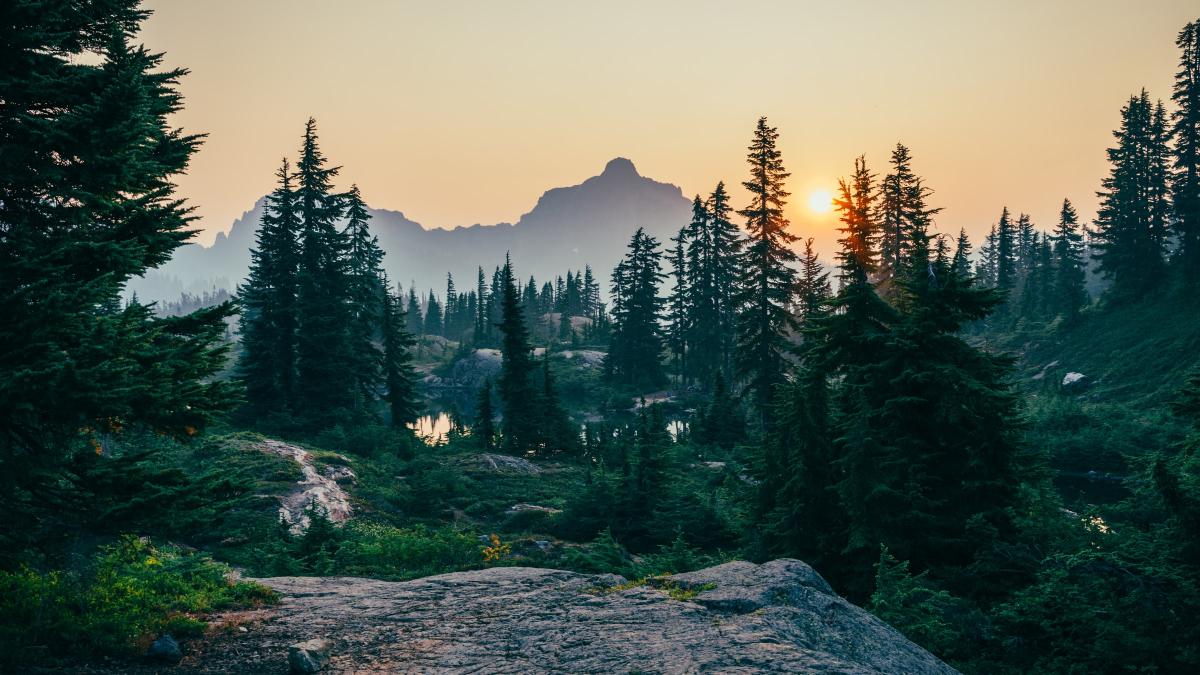
#> input picture database/image/images/copertina-1.jpg, 2400 x 1350 px, given in place of resized_landscape_2.jpg, which was not available (shown at 1/2 size)
$ python crop.py
#> lines starting #> are read from the running program, lines starting #| are printed output that depends on the picture; after the words box and inside, x2 and y2 are one past the last pixel; in counts of white or black regions, pixels touching at a corner belong together; pictures that were not available may be replaced by others from this repository, and a replacement may not be noted
import cv2
import os
import numpy as np
from skimage.metrics import structural_similarity as ssim


''''
Crops and patches an input image into edge maps

# Cropping is done so we always have the same number and size of patches

# Grayscaling images simplifies the processing because edges in an image
  are characterized by a change in intensity, color is relevant

# Canny edge detection is used to convert greyscaled images into edge maps

'''
# crops and patches an input image into edge maps, which will be used as our
# "elements" aka known data (labels)

# Global variables
top_left_corner = (0, 0)  # Initial top left corner of the crop grid
dragging = False  # A flag to indicate whether the grid is being dragged

crop_coordinates_dict = {}

def click_and_drag(event, x, y, flags, param):
    global top_left_corner, dragging, crop_size, patch_size, image, clone

    # When the left mouse button is pressed, record the starting (x, y) coordinates
    if event == cv2.EVENT_LBUTTONDOWN:
        dragging = True
        top_left_corner = (x, y)

    # When the left mouse button is released, stop dragging
    elif event == cv2.EVENT_LBUTTONUP:
        dragging = False

    # If the mouse is moving and a button is being pressed, draw the grid
    elif event == cv2.EVENT_MOUSEMOVE and dragging:
        # Update the image with the grid
        image = clone.copy()
        draw_grid(image, (x, y), crop_size, patch_size)

def draw_grid(img, top_left, crop_sz, patch_sz):
    start_x, start_y = top_left
    end_x = start_x + crop_sz[0]
    end_y = start_y + crop_sz[1]

    # Draw outer crop area
    cv2.rectangle(img, (start_x, start_y), (end_x, end_y), (255, 255, 255), 2)
    # Draw inner patch rectangles
    for y in range(start_y, end_y, patch_sz[1]):
        for x in range(start_x, end_x, patch_sz[0]):
            cv2.rectangle(img, (x, y), (x + patch_sz[0], y + patch_sz[1]), (255, 255, 255), 1)


def save_crop_coordinates(top_left, crop_sz):
    global crop_coordinates_dict
    crop_coordinates_dict["top_left"] = top_left
    crop_coordinates_dict["crop_size"] = crop_sz

def load_crop_coordinates():
    """Load the crop coordinates from the dictionary."""
    global crop_coordinates_dict
    top_left = crop_coordinates_dict.get("top_left", (0, 0))
    crop_sz = crop_coordinates_dict.get("crop_size", (0, 0))
    return top_left, crop_sz

def visualize_crops_and_patches(image_path, crop_size):
#> called with image_path = 'resized_images/resized_landscape_2.jpg', crop_size = (1500, 900)
    global image, clone, top_left_corner

    # Load the image and clone it
    image = cv2.imread(image_path)
#> image is the input picture: shape (1350, 2400, 3); mean B, G, R 82.3, 92.7, 79
    clone = image.copy()
    cv2.namedWindow("image")
    cv2.setMouseCallback("image", click_and_drag)

    # Keep looping until the 'q' key is pressed
    while True:
        # Display the image and wait for a keypress
        cv2.imshow("image", image)
        key = cv2.waitKey(1) & 0xFF
#> (key q is pressed here)

        # If the 'q' key is pressed, break from the loop
        if key == ord("q"):
            break
        # If the 'c' key is pressed, save the location of the crop
        if key == ord("c"):
            save_crop_coordinates(top_left_corner, crop_size)
            print(f"Crop coordinates saved: {top_left_corner}")

    # Close all open windows
    cv2.destroyAllWindows()
    return top_left_corner, crop_size


def crop_and_patch_and_map_edges(image_path, output_directory, crop_size, patch_size, low_threshold, high_threshold):
#> called with image_path = 'resized_images/resized_landscape_2.jpg', output_directory = 'output_directory', crop_size = (1500, 900), patch_size = (300, 300), low_threshold = 50, high_threshold = 150
    if not image_path.endswith(".jpg"):
        print(f"The file {image_path} is not a JPG image.")
        return

    image = cv2.imread(image_path)
    if image is None:
        print(f"Error: Failed to load image '{image_path}'.")
        return

    x, y = top_left_corner
    cropped_image = image[y:y + crop_size[1], x:x + crop_size[0]]
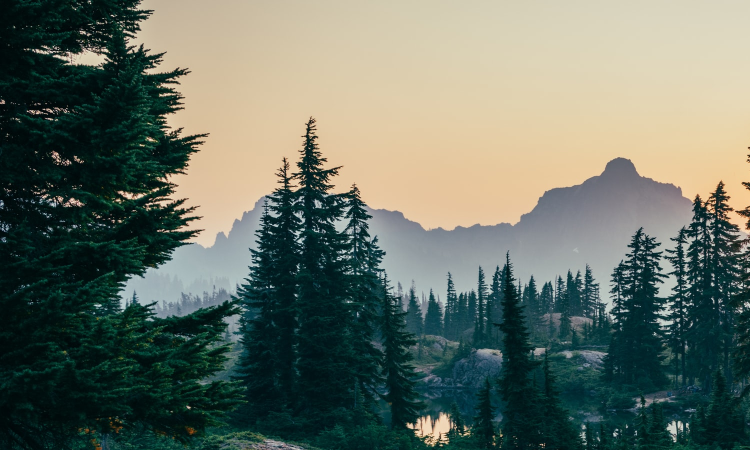
#> cropped_image: shape (900, 1500, 3) (shown at 1/2 size); mean B, G, R 100.4, 112, 102
    image_name = os.path.splitext(os.path.basename(image_path))[0]
    edge_folder = os.path.join(output_directory, f"{image_name}_edges")

    if not os.path.exists(edge_folder):
        os.makedirs(edge_folder)

    patch_counter = 1

    for y in range(0, crop_size[1], patch_size[1]):
        for x in range(0, crop_size[0], patch_size[0]):
            patch = cropped_image[y:y + patch_size[1], x:x + patch_size[0]]
            gray_patch = cv2.cvtColor(patch, cv2.COLOR_BGR2GRAY)
            edges = cv2.Canny(gray_patch, low_threshold, high_threshold)
            edge_filename = os.path.join(edge_folder, f'{image_name}_{patch_counter}.jpg')
            cv2.imwrite(edge_filename, edges)
            patch_counter += 1
#> this loop made 3 passes
#> pass 1, in crop_and_patch_and_map_edges, `cv2.imwrite(edge_filename, edges)`:
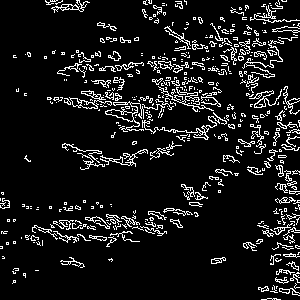
#> saved as resized_landscape_2_1.jpg: shape (300, 300); 9.6% white in thin lines or dots
#> pass 1, in crop_and_patch_and_map_edges, `cv2.imwrite(edge_filename, edges)`:
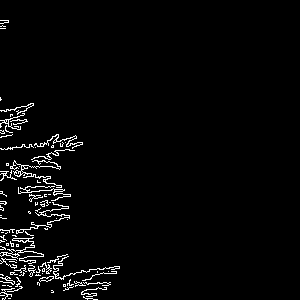
#> saved as resized_landscape_2_2.jpg: shape (300, 300); 2.8% white in thin lines or dots, all inside (x1, y1, x2, y2) = (0, 20, 120, 300)
#> pass 1, in crop_and_patch_and_map_edges, `cv2.imwrite(edge_filename, edges)`:
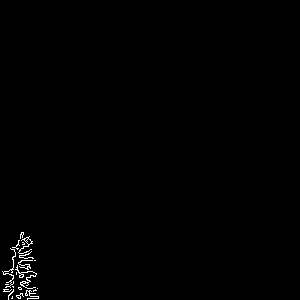
#> saved as resized_landscape_2_3.jpg: shape (300, 300); 0.56% white in thin lines or dots, all inside (x1, y1, x2, y2) = (2, 232, 39, 300)
#> after the loop:
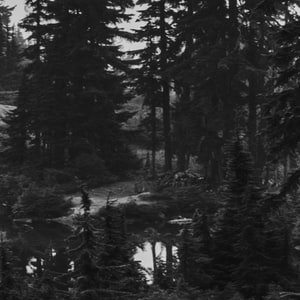
#> gray_patch: shape (300, 300); min 10, max 242, mean 42.5
#> after the loop:
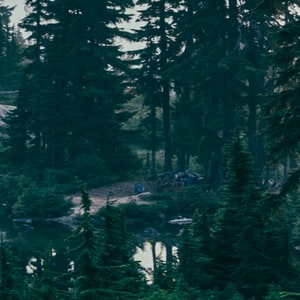
#> patch: shape (300, 300, 3); mean B, G, R 56, 53.5, 16
#> after the loop, patch_counter = 16


# Example usage:
image_path = 'resized_images/resized_landscape_2.jpg'
output_directory = 'output_directory'
crop_size = (1500, 900)  # Ensuring the crop size is a multiple of patch size (150x150)
patch_size = (300, 300)

low_threshold = 50  # Canny edge detection low threshold
high_threshold = 150

# Run the visualization to get the crop area
crop_coordinates, crop_size = visualize_crops_and_patches(image_path, crop_size)
# Now we read the saved crop coordinates and use them
top_left_corner, _ = load_crop_coordinates()

# Finally, call the crop_and_patch_and_map_edges function with the loaded coordinates
crop_and_patch_and_map_edges(image_path, output_directory, crop_size, patch_size, low_threshold, high_threshold)
